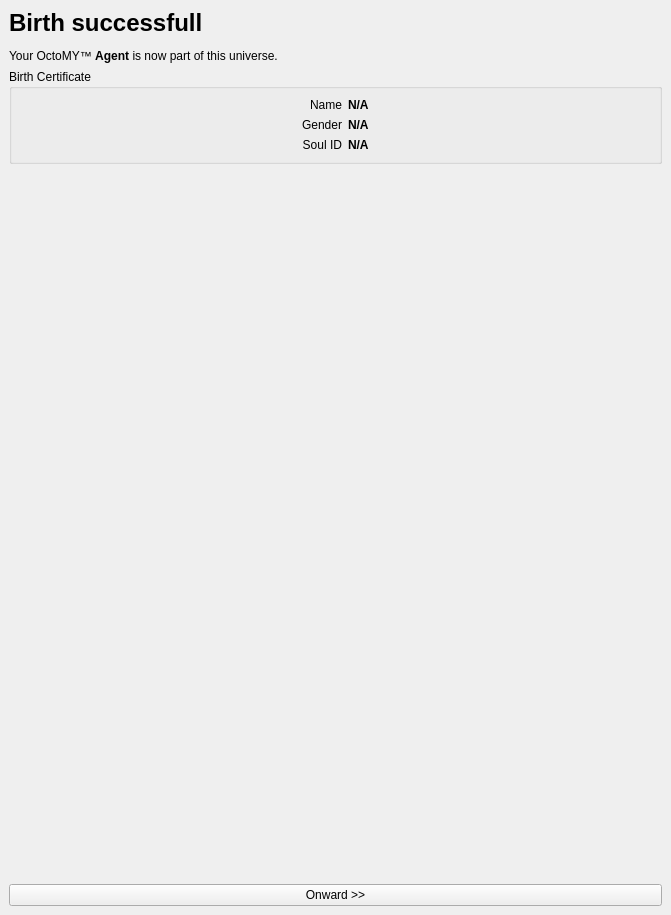
<?xml version="1.0" encoding="UTF-8"?>
<ui version="4.0">
 <class>AgentDeliveryWizard</class>
 <widget class="QWidget" name="AgentDeliveryWizard">
  <property name="geometry">
   <rect>
    <x>0</x>
    <y>0</y>
    <width>671</width>
    <height>915</height>
   </rect>
  </property>
  <property name="sizePolicy">
   <sizepolicy hsizetype="Minimum" vsizetype="Minimum">
    <horstretch>0</horstretch>
    <verstretch>0</verstretch>
   </sizepolicy>
  </property>
  <property name="windowTitle">
   <string>Form</string>
  </property>
  <layout class="QGridLayout" name="gridLayout_3">
   <property name="leftMargin">
    <number>0</number>
   </property>
   <property name="topMargin">
    <number>0</number>
   </property>
   <property name="rightMargin">
    <number>0</number>
   </property>
   <property name="bottomMargin">
    <number>0</number>
   </property>
   <property name="spacing">
    <number>0</number>
   </property>
   <item row="0" column="0">
    <widget class="QStackedWidget" name="stackedWidget">
     <property name="sizePolicy">
      <sizepolicy hsizetype="Minimum" vsizetype="Minimum">
       <horstretch>0</horstretch>
       <verstretch>0</verstretch>
      </sizepolicy>
     </property>
     <property name="currentIndex">
      <number>2</number>
     </property>
     <widget class="QWidget" name="pageDelivery">
      <layout class="QVBoxLayout" name="verticalLayout">
       <item>
        <widget class="QLabel" name="labelBodyWelcome">
         <property name="sizePolicy">
          <sizepolicy hsizetype="Expanding" vsizetype="Minimum">
           <horstretch>0</horstretch>
           <verstretch>0</verstretch>
          </sizepolicy>
         </property>
         <property name="text">
          <string>&lt;html&gt;&lt;head/&gt;&lt;body&gt;&lt;p&gt;&lt;span style=&quot; font-size:xx-large; font-weight:600;&quot;&gt;Delivery&lt;/span&gt;&lt;/p&gt;&lt;p&gt;You are about to bring this OctoMY™ &lt;span style=&quot; font-weight:600;&quot;&gt;Agent&lt;/span&gt; into the world.&lt;/p&gt;&lt;/body&gt;&lt;/html&gt;</string>
         </property>
         <property name="textFormat">
          <enum>Qt::RichText</enum>
         </property>
         <property name="wordWrap">
          <bool>true</bool>
         </property>
        </widget>
       </item>
       <item>
        <spacer name="verticalSpacer">
         <property name="orientation">
          <enum>Qt::Vertical</enum>
         </property>
         <property name="sizeHint" stdset="0">
          <size>
           <width>20</width>
           <height>40</height>
          </size>
         </property>
        </spacer>
       </item>
       <item>
        <widget class="QLabel" name="label_5">
         <property name="text">
          <string>Name</string>
         </property>
        </widget>
       </item>
       <item>
        <layout class="QHBoxLayout" name="horizontalLayout_4">
         <item>
          <widget class="QLineEdit" name="lineEditName"/>
         </item>
         <item>
          <widget class="QPushButton" name="pushButtonRandomName">
           <property name="text">
            <string/>
           </property>
           <property name="icon">
            <iconset resource="../resources/icons.qrc">
             <normaloff>:/icons/roll_dice.svg</normaloff>:/icons/roll_dice.svg</iconset>
           </property>
          </widget>
         </item>
        </layout>
       </item>
       <item>
        <widget class="QLabel" name="label_7">
         <property name="text">
          <string>Gender</string>
         </property>
        </widget>
       </item>
       <item>
        <layout class="QHBoxLayout" name="horizontalLayout_6">
         <item>
          <widget class="QComboBox" name="comboBoxGender">
           <property name="sizePolicy">
            <sizepolicy hsizetype="Expanding" vsizetype="Minimum">
             <horstretch>0</horstretch>
             <verstretch>0</verstretch>
            </sizepolicy>
           </property>
           <item>
            <property name="text">
             <string>Leave to chance</string>
            </property>
           </item>
           <item>
            <property name="text">
             <string>Male</string>
            </property>
           </item>
           <item>
            <property name="text">
             <string>Female</string>
            </property>
           </item>
           <item>
            <property name="text">
             <string>Genderless</string>
            </property>
           </item>
           <item>
            <property name="text">
             <string>Other</string>
            </property>
           </item>
          </widget>
         </item>
         <item>
          <widget class="QPushButton" name="pushButtonRandomGender">
           <property name="text">
            <string/>
           </property>
           <property name="icon">
            <iconset resource="../resources/icons.qrc">
             <normaloff>:/icons/roll_dice.svg</normaloff>:/icons/roll_dice.svg</iconset>
           </property>
          </widget>
         </item>
        </layout>
       </item>
       <item>
        <spacer name="verticalSpacer_14">
         <property name="orientation">
          <enum>Qt::Vertical</enum>
         </property>
         <property name="sizeHint" stdset="0">
          <size>
           <width>653</width>
           <height>223</height>
          </size>
         </property>
        </spacer>
       </item>
       <item>
        <widget class="QPushButton" name="pushButtonOnward">
         <property name="sizePolicy">
          <sizepolicy hsizetype="Minimum" vsizetype="Minimum">
           <horstretch>0</horstretch>
           <verstretch>0</verstretch>
          </sizepolicy>
         </property>
         <property name="text">
          <string>Onward &gt;&gt;</string>
         </property>
        </widget>
       </item>
      </layout>
     </widget>
     <widget class="QWidget" name="pageBirthInProgress">
      <layout class="QVBoxLayout" name="verticalLayout_2">
       <property name="spacing">
        <number>0</number>
       </property>
       <property name="leftMargin">
        <number>0</number>
       </property>
       <property name="topMargin">
        <number>0</number>
       </property>
       <property name="rightMargin">
        <number>0</number>
       </property>
       <property name="bottomMargin">
        <number>0</number>
       </property>
       <item>
        <widget class="QLabel" name="labelBodyBirthInProgress">
         <property name="sizePolicy">
          <sizepolicy hsizetype="Expanding" vsizetype="Minimum">
           <horstretch>0</horstretch>
           <verstretch>0</verstretch>
          </sizepolicy>
         </property>
         <property name="text">
          <string>&lt;html&gt;&lt;head/&gt;&lt;body&gt;&lt;p&gt;&lt;span style=&quot; font-size:xx-large; font-weight:600;&quot;&gt;Birth in progress...&lt;/span&gt;&lt;/p&gt;&lt;p&gt;Please wait for this OctoMY™ &lt;span style=&quot; font-weight:600;&quot;&gt;Agent&lt;/span&gt; to be born.&lt;/p&gt;&lt;/body&gt;&lt;/html&gt;</string>
         </property>
         <property name="textFormat">
          <enum>Qt::RichText</enum>
         </property>
         <property name="wordWrap">
          <bool>true</bool>
         </property>
         <property name="margin">
          <number>9</number>
         </property>
        </widget>
       </item>
       <item>
        <widget class="ImageLabel2" name="labelBirthImage">
         <property name="sizePolicy">
          <sizepolicy hsizetype="Ignored" vsizetype="MinimumExpanding">
           <horstretch>0</horstretch>
           <verstretch>0</verstretch>
          </sizepolicy>
         </property>
         <property name="autoFillBackground">
          <bool>true</bool>
         </property>
         <property name="text">
          <string/>
         </property>
         <property name="pixmap">
          <pixmap resource="../resources/images.qrc">:/images/birth.jpeg</pixmap>
         </property>
         <property name="scaledContents">
          <bool>true</bool>
         </property>
         <property name="alignment">
          <set>Qt::AlignCenter</set>
         </property>
        </widget>
       </item>
      </layout>
     </widget>
     <widget class="QWidget" name="pageBirthDone">
      <layout class="QGridLayout" name="gridLayout">
       <item row="4" column="0">
        <spacer name="verticalSpacer_2">
         <property name="orientation">
          <enum>Qt::Vertical</enum>
         </property>
         <property name="sizeHint" stdset="0">
          <size>
           <width>20</width>
           <height>40</height>
          </size>
         </property>
        </spacer>
       </item>
       <item row="0" column="0" colspan="2">
        <widget class="QLabel" name="labelBodyBirthInProgress_2">
         <property name="sizePolicy">
          <sizepolicy hsizetype="Expanding" vsizetype="Minimum">
           <horstretch>0</horstretch>
           <verstretch>0</verstretch>
          </sizepolicy>
         </property>
         <property name="text">
          <string>&lt;html&gt;&lt;head/&gt;&lt;body&gt;&lt;p&gt;&lt;span style=&quot; font-size:xx-large; font-weight:600;&quot;&gt;Birth successfull&lt;/span&gt;&lt;/p&gt;&lt;p&gt;Your OctoMY™ &lt;span style=&quot; font-weight:600;&quot;&gt;Agent&lt;/span&gt; is now part of this universe.&lt;/p&gt;&lt;/body&gt;&lt;/html&gt;</string>
         </property>
         <property name="textFormat">
          <enum>Qt::RichText</enum>
         </property>
         <property name="wordWrap">
          <bool>true</bool>
         </property>
         <property name="margin">
          <number>9</number>
         </property>
        </widget>
       </item>
       <item row="5" column="0" colspan="2">
        <widget class="QPushButton" name="pushButtonOnward_2">
         <property name="sizePolicy">
          <sizepolicy hsizetype="Minimum" vsizetype="Minimum">
           <horstretch>0</horstretch>
           <verstretch>0</verstretch>
          </sizepolicy>
         </property>
         <property name="text">
          <string>Onward &gt;&gt;</string>
         </property>
        </widget>
       </item>
       <item row="1" column="0" colspan="2">
        <widget class="QGroupBox" name="groupBox">
         <property name="sizePolicy">
          <sizepolicy hsizetype="Minimum" vsizetype="Minimum">
           <horstretch>0</horstretch>
           <verstretch>0</verstretch>
          </sizepolicy>
         </property>
         <property name="title">
          <string>Birth Certificate</string>
         </property>
         <layout class="QGridLayout" name="gridLayout_2">
          <item row="1" column="2">
           <widget class="QLabel" name="labelGender">
            <property name="sizePolicy">
             <sizepolicy hsizetype="Minimum" vsizetype="Minimum">
              <horstretch>0</horstretch>
              <verstretch>0</verstretch>
             </sizepolicy>
            </property>
            <property name="font">
             <font>
              <weight>75</weight>
              <bold>true</bold>
             </font>
            </property>
            <property name="text">
             <string>N/A</string>
            </property>
            <property name="textInteractionFlags">
             <set>Qt::TextSelectableByMouse</set>
            </property>
           </widget>
          </item>
          <item row="0" column="1">
           <widget class="QLabel" name="label_6">
            <property name="text">
             <string>Name</string>
            </property>
            <property name="alignment">
             <set>Qt::AlignRight|Qt::AlignTrailing|Qt::AlignVCenter</set>
            </property>
           </widget>
          </item>
          <item row="2" column="2">
           <widget class="QLabel" name="labelID">
            <property name="sizePolicy">
             <sizepolicy hsizetype="Minimum" vsizetype="Minimum">
              <horstretch>0</horstretch>
              <verstretch>0</verstretch>
             </sizepolicy>
            </property>
            <property name="font">
             <font>
              <weight>75</weight>
              <bold>true</bold>
             </font>
            </property>
            <property name="text">
             <string>N/A</string>
            </property>
            <property name="textInteractionFlags">
             <set>Qt::TextSelectableByMouse</set>
            </property>
           </widget>
          </item>
          <item row="0" column="0" rowspan="3">
           <spacer name="horizontalSpacer">
            <property name="orientation">
             <enum>Qt::Horizontal</enum>
            </property>
            <property name="sizeHint" stdset="0">
             <size>
              <width>40</width>
              <height>20</height>
             </size>
            </property>
           </spacer>
          </item>
          <item row="1" column="1">
           <widget class="QLabel" name="label_9">
            <property name="sizePolicy">
             <sizepolicy hsizetype="Minimum" vsizetype="Minimum">
              <horstretch>0</horstretch>
              <verstretch>0</verstretch>
             </sizepolicy>
            </property>
            <property name="text">
             <string>Gender</string>
            </property>
            <property name="alignment">
             <set>Qt::AlignRight|Qt::AlignTrailing|Qt::AlignVCenter</set>
            </property>
           </widget>
          </item>
          <item row="0" column="2">
           <widget class="QLabel" name="labelName">
            <property name="sizePolicy">
             <sizepolicy hsizetype="Minimum" vsizetype="Minimum">
              <horstretch>0</horstretch>
              <verstretch>0</verstretch>
             </sizepolicy>
            </property>
            <property name="font">
             <font>
              <weight>75</weight>
              <bold>true</bold>
             </font>
            </property>
            <property name="text">
             <string>N/A</string>
            </property>
            <property name="textInteractionFlags">
             <set>Qt::TextSelectableByMouse</set>
            </property>
           </widget>
          </item>
          <item row="2" column="1">
           <widget class="QLabel" name="label_10">
            <property name="sizePolicy">
             <sizepolicy hsizetype="Minimum" vsizetype="Minimum">
              <horstretch>0</horstretch>
              <verstretch>0</verstretch>
             </sizepolicy>
            </property>
            <property name="text">
             <string>Soul ID</string>
            </property>
            <property name="alignment">
             <set>Qt::AlignRight|Qt::AlignTrailing|Qt::AlignVCenter</set>
            </property>
           </widget>
          </item>
          <item row="0" column="3" rowspan="3">
           <spacer name="horizontalSpacer_3">
            <property name="orientation">
             <enum>Qt::Horizontal</enum>
            </property>
            <property name="sizeHint" stdset="0">
             <size>
              <width>40</width>
              <height>20</height>
             </size>
            </property>
           </spacer>
          </item>
         </layout>
        </widget>
       </item>
      </layout>
     </widget>
     <widget class="QWidget" name="pageFace">
      <layout class="QVBoxLayout" name="verticalLayout_4">
       <item>
        <widget class="QLabel" name="labelBodyFace">
         <property name="sizePolicy">
          <sizepolicy hsizetype="Minimum" vsizetype="Minimum">
           <horstretch>0</horstretch>
           <verstretch>0</verstretch>
          </sizepolicy>
         </property>
         <property name="text">
          <string>&lt;html&gt;&lt;head/&gt;&lt;body&gt;&lt;p&gt;&lt;span style=&quot; font-size:xx-large; font-weight:600;&quot;&gt;Face&lt;/span&gt;&lt;/p&gt;&lt;p&gt;Select preferences for Agent's face.&lt;/p&gt;&lt;/body&gt;&lt;/html&gt;</string>
         </property>
         <property name="textFormat">
          <enum>Qt::RichText</enum>
         </property>
         <property name="wordWrap">
          <bool>true</bool>
         </property>
        </widget>
       </item>
       <item>
        <widget class="QCheckBox" name="checkBoxFace_2">
         <property name="toolTip">
          <string>When face is enabled, a articulated face will be rendered on this node when it is operational. The purpose is to give your node character, and a natural way of expressing itself.</string>
         </property>
         <property name="text">
          <string>Show Eyes</string>
         </property>
         <property name="checked">
          <bool>true</bool>
         </property>
        </widget>
       </item>
       <item>
        <widget class="QCheckBox" name="checkBoxShowLiveStats">
         <property name="toolTip">
          <string>When debug is enabled, the node will produce more messages and logs to help you understand what is going on.</string>
         </property>
         <property name="text">
          <string>Show Live Stats</string>
         </property>
        </widget>
       </item>
       <item>
        <widget class="QCheckBox" name="checkBoxShowLog">
         <property name="toolTip">
          <string>When debug is enabled, the node will produce more messages and logs to help you understand what is going on.</string>
         </property>
         <property name="text">
          <string>Show Log</string>
         </property>
        </widget>
       </item>
       <item>
        <widget class="QLabel" name="label">
         <property name="text">
          <string>Eye style:</string>
         </property>
        </widget>
       </item>
       <item>
        <widget class="QComboBox" name="comboBoxEyeStyle">
         <property name="toolTip">
          <string>Select the style for the eyes of your Agent</string>
         </property>
         <item>
          <property name="text">
           <string>Realistic</string>
          </property>
         </item>
         <item>
          <property name="text">
           <string>Sci-fi</string>
          </property>
         </item>
        </widget>
       </item>
       <item>
        <widget class="QLabel" name="label_2">
         <property name="text">
          <string>Face Preview:</string>
         </property>
        </widget>
       </item>
       <item>
        <widget class="FaceWidget" name="widgetFacePreview" native="true">
         <property name="sizePolicy">
          <sizepolicy hsizetype="Minimum" vsizetype="Expanding">
           <horstretch>0</horstretch>
           <verstretch>0</verstretch>
          </sizepolicy>
         </property>
        </widget>
       </item>
       <item>
        <widget class="QPushButton" name="pushButtonOnward_4">
         <property name="sizePolicy">
          <sizepolicy hsizetype="Minimum" vsizetype="Minimum">
           <horstretch>0</horstretch>
           <verstretch>0</verstretch>
          </sizepolicy>
         </property>
         <property name="text">
          <string>Onward &gt;&gt;</string>
         </property>
        </widget>
       </item>
      </layout>
     </widget>
     <widget class="QWidget" name="pageZoo">
      <layout class="QVBoxLayout" name="verticalLayout_8">
       <item>
        <widget class="QLabel" name="labelBodyZoo">
         <property name="sizePolicy">
          <sizepolicy hsizetype="Minimum" vsizetype="Minimum">
           <horstretch>0</horstretch>
           <verstretch>0</verstretch>
          </sizepolicy>
         </property>
         <property name="text">
          <string>&lt;html&gt;&lt;head/&gt;&lt;body&gt;&lt;p&gt;&lt;span style=&quot; font-size:xx-large; font-weight:600;&quot;&gt;Zoo&lt;/span&gt;&lt;/p&gt;&lt;p&gt;OctoMY Zoo is a place where your agent may roam free. Enable it to let your agent keep it's very own &lt;span style=&quot; font-weight:600;&quot;&gt;profile page&lt;/span&gt; where it will post it's &lt;span style=&quot; font-weight:600;&quot;&gt;status updates&lt;/span&gt; and thoughts.&lt;/p&gt;&lt;/body&gt;&lt;/html&gt;</string>
         </property>
         <property name="textFormat">
          <enum>Qt::RichText</enum>
         </property>
         <property name="wordWrap">
          <bool>true</bool>
         </property>
        </widget>
       </item>
       <item>
        <spacer name="verticalSpacer_6">
         <property name="orientation">
          <enum>Qt::Vertical</enum>
         </property>
         <property name="sizeHint" stdset="0">
          <size>
           <width>20</width>
           <height>93</height>
          </size>
         </property>
        </spacer>
       </item>
       <item>
        <widget class="QCheckBox" name="checkBoxZooBlog_2">
         <property name="toolTip">
          <string>OctoMY Zoo is a social network for robots. If you enable Autoblog feature, this robot will send blog events that will become available for anyone to see on http://zoo.octomy.org</string>
         </property>
         <property name="text">
          <string>Enable Zoo Blog</string>
         </property>
        </widget>
       </item>
       <item>
        <layout class="QHBoxLayout" name="horizontalLayout_2">
         <item>
          <spacer name="horizontalSpacer_2">
           <property name="orientation">
            <enum>Qt::Horizontal</enum>
           </property>
           <property name="sizeType">
            <enum>QSizePolicy::Preferred</enum>
           </property>
           <property name="sizeHint" stdset="0">
            <size>
             <width>17</width>
             <height>75</height>
            </size>
           </property>
          </spacer>
         </item>
         <item>
          <layout class="QVBoxLayout" name="verticalLayout_7">
           <item>
            <widget class="QCheckBox" name="checkBoxPostStatusUpdates">
             <property name="toolTip">
              <string>When debug is enabled, the node will produce more messages and logs to help you understand what is going on.</string>
             </property>
             <property name="text">
              <string>Post Status Updates</string>
             </property>
            </widget>
           </item>
           <item>
            <widget class="QCheckBox" name="checkBoxPostImages">
             <property name="toolTip">
              <string>When debug is enabled, the node will produce more messages and logs to help you understand what is going on.</string>
             </property>
             <property name="text">
              <string>Post Images</string>
             </property>
            </widget>
           </item>
           <item>
            <widget class="QCheckBox" name="checkBoxPostLocation">
             <property name="text">
              <string>Post Location</string>
             </property>
            </widget>
           </item>
          </layout>
         </item>
        </layout>
       </item>
       <item>
        <spacer name="verticalSpacer_8">
         <property name="orientation">
          <enum>Qt::Vertical</enum>
         </property>
         <property name="sizeHint" stdset="0">
          <size>
           <width>20</width>
           <height>40</height>
          </size>
         </property>
        </spacer>
       </item>
       <item>
        <layout class="QHBoxLayout" name="horizontalLayout_3">
         <item>
          <widget class="QLabel" name="label_3">
           <property name="text">
            <string/>
           </property>
           <property name="textFormat">
            <enum>Qt::PlainText</enum>
           </property>
           <property name="pixmap">
            <pixmap resource="../resources/icons.qrc">:/icons/security_warning.svg</pixmap>
           </property>
          </widget>
         </item>
         <item>
          <widget class="QLabel" name="label_4">
           <property name="sizePolicy">
            <sizepolicy hsizetype="Expanding" vsizetype="Preferred">
             <horstretch>0</horstretch>
             <verstretch>0</verstretch>
            </sizepolicy>
           </property>
           <property name="text">
            <string>PRIVACY WARNING: The agent may
&lt;strong&gt;disclose data online&lt;strong&gt; on your behalf
that is sensitive in nature .</string>
           </property>
           <property name="textFormat">
            <enum>Qt::RichText</enum>
           </property>
           <property name="wordWrap">
            <bool>true</bool>
           </property>
          </widget>
         </item>
        </layout>
       </item>
       <item>
        <spacer name="verticalSpacer_7">
         <property name="orientation">
          <enum>Qt::Vertical</enum>
         </property>
         <property name="sizeHint" stdset="0">
          <size>
           <width>20</width>
           <height>93</height>
          </size>
         </property>
        </spacer>
       </item>
       <item>
        <widget class="QPushButton" name="pushButtonOnward_6">
         <property name="sizePolicy">
          <sizepolicy hsizetype="Minimum" vsizetype="Minimum">
           <horstretch>0</horstretch>
           <verstretch>0</verstretch>
          </sizepolicy>
         </property>
         <property name="text">
          <string>Onward &gt;&gt;</string>
         </property>
        </widget>
       </item>
      </layout>
     </widget>
     <widget class="QWidget" name="pageDone">
      <layout class="QVBoxLayout" name="verticalLayout_11">
       <item>
        <widget class="QLabel" name="labelBodyDone">
         <property name="sizePolicy">
          <sizepolicy hsizetype="Minimum" vsizetype="Minimum">
           <horstretch>0</horstretch>
           <verstretch>0</verstretch>
          </sizepolicy>
         </property>
         <property name="text">
          <string>&lt;html&gt;&lt;head/&gt;&lt;body&gt;&lt;p&gt;&lt;span style=&quot; font-size:xx-large; font-weight:600;&quot;&gt;Done&lt;/span&gt;&lt;/p&gt;&lt;p&gt;You have sucesfully delivered this agent!&lt;/p&gt;&lt;p&gt;To take control of this agent you will have to apir it with a remote or hub first.&lt;/p&gt;&lt;/body&gt;&lt;/html&gt;</string>
         </property>
         <property name="textFormat">
          <enum>Qt::RichText</enum>
         </property>
         <property name="wordWrap">
          <bool>true</bool>
         </property>
        </widget>
       </item>
       <item>
        <spacer name="verticalSpacer_13">
         <property name="orientation">
          <enum>Qt::Vertical</enum>
         </property>
         <property name="sizeHint" stdset="0">
          <size>
           <width>20</width>
           <height>443</height>
          </size>
         </property>
        </spacer>
       </item>
       <item>
        <widget class="QPushButton" name="pushButtonPairNow">
         <property name="text">
          <string>Pair with controls now</string>
         </property>
        </widget>
       </item>
       <item>
        <widget class="QPushButton" name="pushButtonDone">
         <property name="sizePolicy">
          <sizepolicy hsizetype="Minimum" vsizetype="Minimum">
           <horstretch>0</horstretch>
           <verstretch>0</verstretch>
          </sizepolicy>
         </property>
         <property name="text">
          <string>Done</string>
         </property>
        </widget>
       </item>
      </layout>
     </widget>
    </widget>
   </item>
  </layout>
 </widget>
 <customwidgets>
  <customwidget>
   <class>FaceWidget</class>
   <extends>QWidget</extends>
   <header>widgets/FaceWidget.hpp</header>
   <container>1</container>
  </customwidget>
  <customwidget>
   <class>ImageLabel2</class>
   <extends>QLabel</extends>
   <header>widgets/ImageLabel2.hpp</header>
  </customwidget>
 </customwidgets>
 <resources>
  <include location="../resources/images.qrc"/>
  <include location="../resources/icons.qrc"/>
 </resources>
 <connections/>
</ui>
